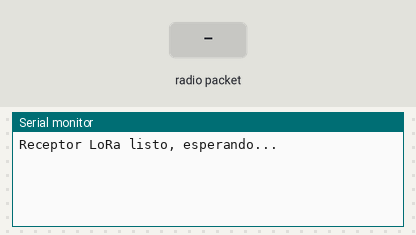
A sketch run on a simulated Arduino Uno, built with avr-gcc and run on an emulated ATmega328P. Shown: the last lines printed to the serial monitor. Inputs (shaded band) come from the test bench. No radio packets arrive unless stated.

Above: at 1.2 s.
1.3 s: radio packet "1" arrives
At 2.2 s:
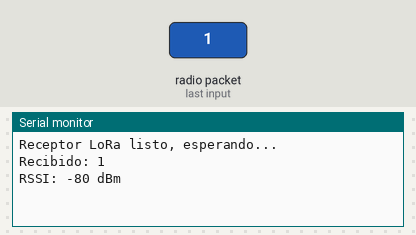
2.8 s: radio packet "0" arrives
At 3.3 s:
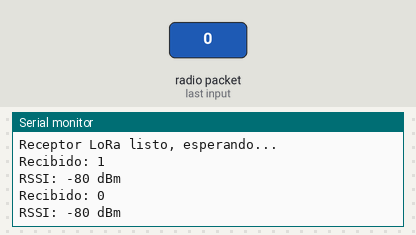
4.3 s: radio packet "2" arrives
At 5.6 s:
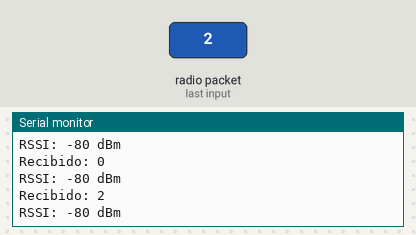

The sketch:

01receptor.ino
```cpp
#include <SPI.h>
#include <RH_RF95.h>

#define SS    5
#define RST   14
#define DIO0  26

#define FREQ  915.0

RH_RF95 rf95(SS, DIO0);

void setup() {
  Serial.begin(115200);
  while (!Serial) delay(10);

  pinMode(RST, OUTPUT);
  digitalWrite(RST, LOW);
  delay(10);
  digitalWrite(RST, HIGH);
  delay(10);

  if (!rf95.init()) {
    Serial.println("ERROR: No se encontró el módulo LoRa");
    while (1);
  }

  if (!rf95.setFrequency(FREQ)) {
    Serial.println("ERROR: Frecuencia inválida");
    while (1);
  }

  rf95.setTxPower(13, false);
  Serial.println("Receptor LoRa listo, esperando...");
}

void loop() {
  if (rf95.available()) {
    uint8_t buf[RH_RF95_MAX_MESSAGE_LEN];
    uint8_t len = sizeof(buf);

    if (rf95.recv(buf, &len)) {
      buf[len] = '\0'; // terminar string
      Serial.print("Recibido: ");
      Serial.println((char*)buf);
      Serial.print("RSSI: ");
      Serial.print(rf95.lastRssi());
      Serial.println(" dBm");
    } else {
      Serial.println("Error al recibir paquete");
    }
  }
}
```

Measured:
- after the input at 1.3 s, the serial monitor: prints a new line at once (image 1)
- after the input at 2.8 s, the serial monitor: prints a new line at once (image 2)
- after the input at 4.3 s, the serial monitor: prints a new line at once (image 3)
